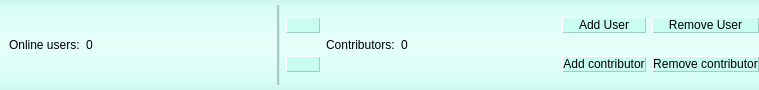
<?xml version="1.0" encoding="UTF-8"?>
<ui version="4.0">
 <class>GUI_UsersBar</class>
 <widget class="QWidget" name="GUI_UsersBar">
  <property name="geometry">
   <rect>
    <x>0</x>
    <y>0</y>
    <width>759</width>
    <height>90</height>
   </rect>
  </property>
  <property name="sizePolicy">
   <sizepolicy hsizetype="Preferred" vsizetype="Preferred">
    <horstretch>0</horstretch>
    <verstretch>0</verstretch>
   </sizepolicy>
  </property>
  <property name="styleSheet">
   <string notr="true">QWidget#widget{
	background-color: qlineargradient(spread:reflect, x1:0.5, y1:0, x2:0.5, y2:0.49, stop:0 rgba(207, 245, 236, 255), stop:0.17 rgba(215, 255, 245, 255), stop:1 rgba(230, 255, 249, 255));
}

#line{
background-color: rgb(203, 240, 251);
}

QPushButton#contributorsWidget{
	height: 34px;
	width: 36px;
}

QPushButton {
	/*height: 34px;
	width: 36px;*/
    background-color: hsv(165, 55, 255);
    border-width: 1px;
	border-style: outset;
	border-color: hsv(165, 55, 205);
}

QPushButton:hover:!pressed{
	border-color: hsv(165, 255, 255);
	border-top-color: hsv(165, 200, 255);	
	border-left-color: hsv(165, 200, 255);
}

QPushButton:pressed,QPushButton:checked {
    border-style: inset;
	background-color: hsv(165, 55, 220);
}
</string>
  </property>
  <layout class="QHBoxLayout" name="horizontalLayout_4" stretch="0">
   <property name="leftMargin">
    <number>0</number>
   </property>
   <property name="topMargin">
    <number>0</number>
   </property>
   <property name="rightMargin">
    <number>0</number>
   </property>
   <property name="bottomMargin">
    <number>0</number>
   </property>
   <item>
    <widget class="QWidget" name="widget" native="true">
     <layout class="QHBoxLayout" name="horizontalLayout_5">
      <property name="spacing">
       <number>6</number>
      </property>
      <property name="leftMargin">
       <number>0</number>
      </property>
      <property name="topMargin">
       <number>0</number>
      </property>
      <property name="rightMargin">
       <number>0</number>
      </property>
      <property name="bottomMargin">
       <number>0</number>
      </property>
      <item>
       <widget class="QWidget" name="onlineUsersWidget" native="true">
        <layout class="QHBoxLayout" name="horizontalLayout_2">
         <property name="topMargin">
          <number>0</number>
         </property>
         <property name="rightMargin">
          <number>0</number>
         </property>
         <property name="bottomMargin">
          <number>0</number>
         </property>
         <item>
          <widget class="QLabel" name="label">
           <property name="sizePolicy">
            <sizepolicy hsizetype="Fixed" vsizetype="Preferred">
             <horstretch>0</horstretch>
             <verstretch>0</verstretch>
            </sizepolicy>
           </property>
           <property name="cursor">
            <cursorShape>IBeamCursor</cursorShape>
           </property>
           <property name="text">
            <string>Online users:</string>
           </property>
           <property name="textInteractionFlags">
            <set>Qt::LinksAccessibleByMouse|Qt::TextSelectableByMouse</set>
           </property>
          </widget>
         </item>
         <item>
          <widget class="QLabel" name="numberOnlineUsersLabel">
           <property name="minimumSize">
            <size>
             <width>14</width>
             <height>0</height>
            </size>
           </property>
           <property name="cursor">
            <cursorShape>IBeamCursor</cursorShape>
           </property>
           <property name="text">
            <string>0</string>
           </property>
           <property name="textInteractionFlags">
            <set>Qt::LinksAccessibleByMouse|Qt::TextSelectableByMouse</set>
           </property>
          </widget>
         </item>
         <item>
          <spacer name="horizontalSpacer_5">
           <property name="orientation">
            <enum>Qt::Horizontal</enum>
           </property>
           <property name="sizeHint" stdset="0">
            <size>
             <width>29</width>
             <height>20</height>
            </size>
           </property>
          </spacer>
         </item>
        </layout>
       </widget>
      </item>
      <item>
       <widget class="QWidget" name="widget_2" native="true">
        <layout class="QHBoxLayout" name="horizontalLayout_6">
         <property name="leftMargin">
          <number>0</number>
         </property>
         <property name="topMargin">
          <number>5</number>
         </property>
         <property name="rightMargin">
          <number>0</number>
         </property>
         <property name="bottomMargin">
          <number>5</number>
         </property>
         <item>
          <widget class="Line" name="line">
           <property name="palette">
            <palette>
             <active>
              <colorrole role="WindowText">
               <brush brushstyle="SolidPattern">
                <color alpha="255">
                 <red>169</red>
                 <green>200</green>
                 <blue>192</blue>
                </color>
               </brush>
              </colorrole>
              <colorrole role="Button">
               <brush brushstyle="SolidPattern">
                <color alpha="255">
                 <red>203</red>
                 <green>240</green>
                 <blue>251</blue>
                </color>
               </brush>
              </colorrole>
              <colorrole role="Base">
               <brush brushstyle="SolidPattern">
                <color alpha="255">
                 <red>203</red>
                 <green>240</green>
                 <blue>251</blue>
                </color>
               </brush>
              </colorrole>
              <colorrole role="Window">
               <brush brushstyle="SolidPattern">
                <color alpha="255">
                 <red>203</red>
                 <green>240</green>
                 <blue>251</blue>
                </color>
               </brush>
              </colorrole>
             </active>
             <inactive>
              <colorrole role="WindowText">
               <brush brushstyle="SolidPattern">
                <color alpha="255">
                 <red>169</red>
                 <green>200</green>
                 <blue>192</blue>
                </color>
               </brush>
              </colorrole>
              <colorrole role="Button">
               <brush brushstyle="SolidPattern">
                <color alpha="255">
                 <red>203</red>
                 <green>240</green>
                 <blue>251</blue>
                </color>
               </brush>
              </colorrole>
              <colorrole role="Base">
               <brush brushstyle="SolidPattern">
                <color alpha="255">
                 <red>203</red>
                 <green>240</green>
                 <blue>251</blue>
                </color>
               </brush>
              </colorrole>
              <colorrole role="Window">
               <brush brushstyle="SolidPattern">
                <color alpha="255">
                 <red>203</red>
                 <green>240</green>
                 <blue>251</blue>
                </color>
               </brush>
              </colorrole>
             </inactive>
             <disabled>
              <colorrole role="WindowText">
               <brush brushstyle="SolidPattern">
                <color alpha="255">
                 <red>120</red>
                 <green>120</green>
                 <blue>120</blue>
                </color>
               </brush>
              </colorrole>
              <colorrole role="Button">
               <brush brushstyle="SolidPattern">
                <color alpha="255">
                 <red>203</red>
                 <green>240</green>
                 <blue>251</blue>
                </color>
               </brush>
              </colorrole>
              <colorrole role="Base">
               <brush brushstyle="SolidPattern">
                <color alpha="255">
                 <red>203</red>
                 <green>240</green>
                 <blue>251</blue>
                </color>
               </brush>
              </colorrole>
              <colorrole role="Window">
               <brush brushstyle="SolidPattern">
                <color alpha="255">
                 <red>203</red>
                 <green>240</green>
                 <blue>251</blue>
                </color>
               </brush>
              </colorrole>
             </disabled>
            </palette>
           </property>
           <property name="frameShadow">
            <enum>QFrame::Plain</enum>
           </property>
           <property name="lineWidth">
            <number>2</number>
           </property>
           <property name="orientation">
            <enum>Qt::Vertical</enum>
           </property>
          </widget>
         </item>
        </layout>
       </widget>
      </item>
      <item>
       <widget class="QWidget" name="contributorsWidget" native="true">
        <layout class="QHBoxLayout" name="horizontalLayout">
         <property name="leftMargin">
          <number>0</number>
         </property>
         <property name="topMargin">
          <number>0</number>
         </property>
         <property name="rightMargin">
          <number>0</number>
         </property>
         <property name="bottomMargin">
          <number>0</number>
         </property>
         <item>
          <layout class="QVBoxLayout" name="verticalLayout">
           <item>
            <widget class="QPushButton" name="showColorsPushButton">
             <property name="toolTip">
              <string>Apply users colors</string>
             </property>
             <property name="text">
              <string/>
             </property>
             <property name="icon">
              <iconset resource="../../images/images.qrc">
               <normaloff>:/editor/text_editor/ShowColors.png</normaloff>:/editor/text_editor/ShowColors.png</iconset>
             </property>
             <property name="iconSize">
              <size>
               <width>32</width>
               <height>32</height>
              </size>
             </property>
            </widget>
           </item>
           <item>
            <widget class="QPushButton" name="hideColorsPushButton">
             <property name="toolTip">
              <string>Apply text colors</string>
             </property>
             <property name="text">
              <string/>
             </property>
             <property name="icon">
              <iconset resource="../../images/images.qrc">
               <normaloff>:/editor/text_editor/TextColor.svg</normaloff>:/editor/text_editor/TextColor.svg</iconset>
             </property>
             <property name="iconSize">
              <size>
               <width>32</width>
               <height>32</height>
              </size>
             </property>
            </widget>
           </item>
          </layout>
         </item>
         <item>
          <widget class="QWidget" name="contributorUsersWidget" native="true">
           <layout class="QHBoxLayout" name="horizontalLayout_3">
            <property name="leftMargin">
             <number>0</number>
            </property>
            <property name="topMargin">
             <number>0</number>
            </property>
            <property name="rightMargin">
             <number>0</number>
            </property>
            <property name="bottomMargin">
             <number>0</number>
            </property>
            <item>
             <widget class="QLabel" name="label_2">
              <property name="cursor">
               <cursorShape>IBeamCursor</cursorShape>
              </property>
              <property name="text">
               <string>Contributors:</string>
              </property>
              <property name="textInteractionFlags">
               <set>Qt::LinksAccessibleByMouse|Qt::TextSelectableByMouse</set>
              </property>
             </widget>
            </item>
            <item>
             <widget class="QLabel" name="numberContributorUsersLabel">
              <property name="minimumSize">
               <size>
                <width>14</width>
                <height>0</height>
               </size>
              </property>
              <property name="cursor">
               <cursorShape>IBeamCursor</cursorShape>
              </property>
              <property name="text">
               <string>0</string>
              </property>
              <property name="textInteractionFlags">
               <set>Qt::LinksAccessibleByMouse|Qt::TextSelectableByMouse</set>
              </property>
             </widget>
            </item>
            <item>
             <spacer name="horizontalSpacer_2">
              <property name="orientation">
               <enum>Qt::Horizontal</enum>
              </property>
              <property name="sizeHint" stdset="0">
               <size>
                <width>40</width>
                <height>20</height>
               </size>
              </property>
             </spacer>
            </item>
           </layout>
          </widget>
         </item>
         <item>
          <spacer name="horizontalSpacer">
           <property name="orientation">
            <enum>Qt::Horizontal</enum>
           </property>
           <property name="sizeHint" stdset="0">
            <size>
             <width>40</width>
             <height>20</height>
            </size>
           </property>
          </spacer>
         </item>
        </layout>
       </widget>
      </item>
      <item>
       <layout class="QGridLayout" name="gridLayout">
        <property name="rightMargin">
         <number>0</number>
        </property>
        <item row="1" column="0">
         <widget class="QPushButton" name="pushButton_3">
          <property name="text">
           <string>Add contributor</string>
          </property>
         </widget>
        </item>
        <item row="0" column="0">
         <widget class="QPushButton" name="pushButton">
          <property name="text">
           <string>Add User</string>
          </property>
         </widget>
        </item>
        <item row="0" column="1">
         <widget class="QPushButton" name="pushButton_2">
          <property name="text">
           <string>Remove User</string>
          </property>
         </widget>
        </item>
        <item row="1" column="1">
         <widget class="QPushButton" name="pushButton_4">
          <property name="text">
           <string>Remove contributor</string>
          </property>
         </widget>
        </item>
       </layout>
      </item>
     </layout>
    </widget>
   </item>
  </layout>
 </widget>
 <resources>
  <include location="../../images/images.qrc"/>
 </resources>
 <connections/>
</ui>
